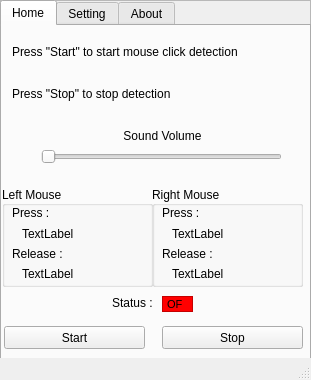
<?xml version="1.0" encoding="UTF-8"?>
<ui version="4.0">
 <class>MainWindow</class>
 <widget class="QMainWindow" name="MainWindow">
  <property name="enabled">
   <bool>true</bool>
  </property>
  <property name="geometry">
   <rect>
    <x>0</x>
    <y>0</y>
    <width>311</width>
    <height>380</height>
   </rect>
  </property>
  <property name="sizePolicy">
   <sizepolicy hsizetype="Expanding" vsizetype="Expanding">
    <horstretch>0</horstretch>
    <verstretch>0</verstretch>
   </sizepolicy>
  </property>
  <property name="minimumSize">
   <size>
    <width>311</width>
    <height>380</height>
   </size>
  </property>
  <property name="maximumSize">
   <size>
    <width>311</width>
    <height>380</height>
   </size>
  </property>
  <property name="focusPolicy">
   <enum>Qt::ClickFocus</enum>
  </property>
  <property name="windowTitle">
   <string>ClickSounder</string>
  </property>
  <property name="styleSheet">
   <string notr="true"/>
  </property>
  <property name="tabShape">
   <enum>QTabWidget::Rounded</enum>
  </property>
  <widget class="QWidget" name="centralwidget">
   <property name="sizePolicy">
    <sizepolicy hsizetype="Expanding" vsizetype="Expanding">
     <horstretch>0</horstretch>
     <verstretch>0</verstretch>
    </sizepolicy>
   </property>
   <widget class="QFrame" name="frame">
    <property name="geometry">
     <rect>
      <x>0</x>
      <y>0</y>
      <width>311</width>
      <height>371</height>
     </rect>
    </property>
    <property name="frameShape">
     <enum>QFrame::StyledPanel</enum>
    </property>
    <property name="frameShadow">
     <enum>QFrame::Raised</enum>
    </property>
    <widget class="QTabWidget" name="tabWidget">
     <property name="geometry">
      <rect>
       <x>0</x>
       <y>0</y>
       <width>311</width>
       <height>361</height>
      </rect>
     </property>
     <property name="currentIndex">
      <number>0</number>
     </property>
     <widget class="QWidget" name="tab">
      <attribute name="title">
       <string>Home</string>
      </attribute>
      <widget class="QSlider" name="volume_slider">
       <property name="geometry">
        <rect>
         <x>39</x>
         <y>120</y>
         <width>241</width>
         <height>22</height>
        </rect>
       </property>
       <property name="orientation">
        <enum>Qt::Horizontal</enum>
       </property>
      </widget>
      <widget class="QLabel" name="label_8">
       <property name="geometry">
        <rect>
         <x>40</x>
         <y>100</y>
         <width>241</width>
         <height>20</height>
        </rect>
       </property>
       <property name="text">
        <string>&lt;html&gt;&lt;head/&gt;&lt;body&gt;&lt;p align=&quot;center&quot;&gt;Sound Volume&lt;/p&gt;&lt;/body&gt;&lt;/html&gt;</string>
       </property>
      </widget>
      <widget class="QLabel" name="label_2">
       <property name="geometry">
        <rect>
         <x>10</x>
         <y>50</y>
         <width>309</width>
         <height>36</height>
        </rect>
       </property>
       <property name="text">
        <string>Press &quot;Stop&quot; to stop detection</string>
       </property>
      </widget>
      <widget class="QLabel" name="label">
       <property name="geometry">
        <rect>
         <x>10</x>
         <y>8</y>
         <width>309</width>
         <height>36</height>
        </rect>
       </property>
       <property name="text">
        <string>Press &quot;Start&quot; to start mouse click detection</string>
       </property>
      </widget>
      <widget class="QPushButton" name="stop_button">
       <property name="geometry">
        <rect>
         <x>160</x>
         <y>300</y>
         <width>141</width>
         <height>23</height>
        </rect>
       </property>
       <property name="text">
        <string>Stop</string>
       </property>
      </widget>
      <widget class="QPushButton" name="start_button">
       <property name="geometry">
        <rect>
         <x>2</x>
         <y>300</y>
         <width>141</width>
         <height>23</height>
        </rect>
       </property>
       <property name="text">
        <string>Start</string>
       </property>
      </widget>
      <widget class="QLabel" name="label_9">
       <property name="geometry">
        <rect>
         <x>110</x>
         <y>270</y>
         <width>47</width>
         <height>13</height>
        </rect>
       </property>
       <property name="text">
        <string>Status :</string>
       </property>
      </widget>
      <widget class="QTextEdit" name="status_bar">
       <property name="geometry">
        <rect>
         <x>160</x>
         <y>270</y>
         <width>31</width>
         <height>16</height>
        </rect>
       </property>
       <property name="autoFillBackground">
        <bool>false</bool>
       </property>
       <property name="styleSheet">
        <string notr="true">background-color: rgb(255, 0, 0);</string>
       </property>
       <property name="verticalScrollBarPolicy">
        <enum>Qt::ScrollBarAlwaysOff</enum>
       </property>
       <property name="horizontalScrollBarPolicy">
        <enum>Qt::ScrollBarAlwaysOff</enum>
       </property>
       <property name="html">
        <string>&lt;!DOCTYPE HTML PUBLIC &quot;-//W3C//DTD HTML 4.0//EN&quot; &quot;http://www.w3.org/TR/REC-html40/strict.dtd&quot;&gt;
&lt;html&gt;&lt;head&gt;&lt;meta name=&quot;qrichtext&quot; content=&quot;1&quot; /&gt;&lt;style type=&quot;text/css&quot;&gt;
p, li { white-space: pre-wrap; }
&lt;/style&gt;&lt;/head&gt;&lt;body style=&quot; font-family:'MS Shell Dlg 2'; font-size:8.25pt; font-weight:400; font-style:normal;&quot;&gt;
&lt;p style=&quot; margin-top:0px; margin-bottom:0px; margin-left:0px; margin-right:0px; -qt-block-indent:0; text-indent:0px;&quot;&gt;&lt;span style=&quot; font-size:8pt;&quot;&gt;OFF&lt;/span&gt;&lt;/p&gt;&lt;/body&gt;&lt;/html&gt;</string>
       </property>
       <property name="textInteractionFlags">
        <set>Qt::NoTextInteraction</set>
       </property>
      </widget>
      <widget class="QGroupBox" name="groupBox_3">
       <property name="geometry">
        <rect>
         <x>0</x>
         <y>160</y>
         <width>151</width>
         <height>101</height>
        </rect>
       </property>
       <property name="title">
        <string>Left Mouse</string>
       </property>
       <property name="alignment">
        <set>Qt::AlignLeading|Qt::AlignLeft|Qt::AlignVCenter</set>
       </property>
       <widget class="QLabel" name="label_10">
        <property name="geometry">
         <rect>
          <x>10</x>
          <y>20</y>
          <width>47</width>
          <height>13</height>
         </rect>
        </property>
        <property name="text">
         <string>Press :</string>
        </property>
       </widget>
       <widget class="QLabel" name="label_11">
        <property name="geometry">
         <rect>
          <x>10</x>
          <y>60</y>
          <width>61</width>
          <height>16</height>
         </rect>
        </property>
        <property name="text">
         <string>Release :</string>
        </property>
       </widget>
       <widget class="QLabel" name="lmp_text">
        <property name="geometry">
         <rect>
          <x>20</x>
          <y>40</y>
          <width>111</width>
          <height>16</height>
         </rect>
        </property>
        <property name="text">
         <string>TextLabel</string>
        </property>
       </widget>
       <widget class="QLabel" name="lmr_text">
        <property name="geometry">
         <rect>
          <x>20</x>
          <y>80</y>
          <width>111</width>
          <height>16</height>
         </rect>
        </property>
        <property name="text">
         <string>TextLabel</string>
        </property>
       </widget>
      </widget>
      <widget class="QGroupBox" name="groupBox_6">
       <property name="geometry">
        <rect>
         <x>150</x>
         <y>160</y>
         <width>151</width>
         <height>101</height>
        </rect>
       </property>
       <property name="title">
        <string>Right Mouse</string>
       </property>
       <property name="alignment">
        <set>Qt::AlignLeading|Qt::AlignLeft|Qt::AlignVCenter</set>
       </property>
       <widget class="QLabel" name="label_12">
        <property name="geometry">
         <rect>
          <x>10</x>
          <y>20</y>
          <width>47</width>
          <height>13</height>
         </rect>
        </property>
        <property name="text">
         <string>Press :</string>
        </property>
       </widget>
       <widget class="QLabel" name="label_13">
        <property name="geometry">
         <rect>
          <x>10</x>
          <y>60</y>
          <width>61</width>
          <height>16</height>
         </rect>
        </property>
        <property name="text">
         <string>Release :</string>
        </property>
       </widget>
       <widget class="QLabel" name="rmp_text">
        <property name="geometry">
         <rect>
          <x>20</x>
          <y>40</y>
          <width>111</width>
          <height>16</height>
         </rect>
        </property>
        <property name="text">
         <string>TextLabel</string>
        </property>
       </widget>
       <widget class="QLabel" name="rmr_text">
        <property name="geometry">
         <rect>
          <x>20</x>
          <y>80</y>
          <width>111</width>
          <height>16</height>
         </rect>
        </property>
        <property name="text">
         <string>TextLabel</string>
        </property>
       </widget>
      </widget>
     </widget>
     <widget class="QWidget" name="tab_2">
      <attribute name="title">
       <string>Setting</string>
      </attribute>
      <widget class="QGroupBox" name="groupBox_2">
       <property name="geometry">
        <rect>
         <x>0</x>
         <y>0</y>
         <width>301</width>
         <height>91</height>
        </rect>
       </property>
       <property name="title">
        <string>Import Audio</string>
       </property>
       <widget class="QLabel" name="label_3">
        <property name="geometry">
         <rect>
          <x>20</x>
          <y>20</y>
          <width>271</width>
          <height>16</height>
         </rect>
        </property>
        <property name="text">
         <string>You only can use audio files in .wav format</string>
        </property>
       </widget>
       <widget class="QTextEdit" name="path">
        <property name="geometry">
         <rect>
          <x>10</x>
          <y>40</y>
          <width>281</width>
          <height>16</height>
         </rect>
        </property>
        <property name="verticalScrollBarPolicy">
         <enum>Qt::ScrollBarAlwaysOff</enum>
        </property>
        <property name="horizontalScrollBarPolicy">
         <enum>Qt::ScrollBarAlwaysOff</enum>
        </property>
       </widget>
       <widget class="QPushButton" name="browse_button">
        <property name="geometry">
         <rect>
          <x>50</x>
          <y>60</y>
          <width>75</width>
          <height>23</height>
         </rect>
        </property>
        <property name="text">
         <string>Browse</string>
        </property>
       </widget>
       <widget class="QPushButton" name="import_button">
        <property name="geometry">
         <rect>
          <x>170</x>
          <y>60</y>
          <width>75</width>
          <height>23</height>
         </rect>
        </property>
        <property name="text">
         <string>Import</string>
        </property>
       </widget>
      </widget>
      <widget class="QGroupBox" name="groupBox">
       <property name="geometry">
        <rect>
         <x>150</x>
         <y>100</y>
         <width>151</width>
         <height>131</height>
        </rect>
       </property>
       <property name="title">
        <string>Right Mouse</string>
       </property>
       <widget class="QLabel" name="label_4">
        <property name="geometry">
         <rect>
          <x>50</x>
          <y>20</y>
          <width>47</width>
          <height>13</height>
         </rect>
        </property>
        <property name="text">
         <string>&lt;html&gt;&lt;head/&gt;&lt;body&gt;&lt;p align=&quot;center&quot;&gt;Press&lt;/p&gt;&lt;/body&gt;&lt;/html&gt;</string>
        </property>
       </widget>
       <widget class="QLabel" name="label_5">
        <property name="geometry">
         <rect>
          <x>50</x>
          <y>70</y>
          <width>47</width>
          <height>13</height>
         </rect>
        </property>
        <property name="text">
         <string>&lt;html&gt;&lt;head/&gt;&lt;body&gt;&lt;p align=&quot;center&quot;&gt;Release&lt;/p&gt;&lt;/body&gt;&lt;/html&gt;</string>
        </property>
       </widget>
       <widget class="QComboBox" name="RMP">
        <property name="geometry">
         <rect>
          <x>10</x>
          <y>40</y>
          <width>131</width>
          <height>22</height>
         </rect>
        </property>
       </widget>
       <widget class="QComboBox" name="RMR">
        <property name="geometry">
         <rect>
          <x>10</x>
          <y>90</y>
          <width>131</width>
          <height>22</height>
         </rect>
        </property>
       </widget>
      </widget>
      <widget class="QPushButton" name="save_button">
       <property name="geometry">
        <rect>
         <x>0</x>
         <y>310</y>
         <width>301</width>
         <height>23</height>
        </rect>
       </property>
       <property name="text">
        <string>Save</string>
       </property>
      </widget>
      <widget class="QGroupBox" name="groupBox_5">
       <property name="geometry">
        <rect>
         <x>0</x>
         <y>240</y>
         <width>301</width>
         <height>66</height>
        </rect>
       </property>
       <property name="title">
        <string>Enable/Disable</string>
       </property>
       <widget class="QCheckBox" name="LM">
        <property name="geometry">
         <rect>
          <x>20</x>
          <y>20</y>
          <width>121</width>
          <height>17</height>
         </rect>
        </property>
        <property name="text">
         <string>Left Mouse Button</string>
        </property>
       </widget>
       <widget class="QCheckBox" name="RM">
        <property name="geometry">
         <rect>
          <x>160</x>
          <y>20</y>
          <width>131</width>
          <height>17</height>
         </rect>
        </property>
        <property name="text">
         <string>Right Mouse Button</string>
        </property>
       </widget>
      </widget>
      <widget class="QGroupBox" name="groupBox_4">
       <property name="geometry">
        <rect>
         <x>0</x>
         <y>100</y>
         <width>151</width>
         <height>131</height>
        </rect>
       </property>
       <property name="title">
        <string>Left Mouse</string>
       </property>
       <widget class="QLabel" name="label_6">
        <property name="geometry">
         <rect>
          <x>50</x>
          <y>70</y>
          <width>47</width>
          <height>13</height>
         </rect>
        </property>
        <property name="text">
         <string>&lt;html&gt;&lt;head/&gt;&lt;body&gt;&lt;p align=&quot;center&quot;&gt;Release&lt;/p&gt;&lt;/body&gt;&lt;/html&gt;</string>
        </property>
       </widget>
       <widget class="QLabel" name="label_7">
        <property name="geometry">
         <rect>
          <x>50</x>
          <y>20</y>
          <width>47</width>
          <height>13</height>
         </rect>
        </property>
        <property name="text">
         <string>&lt;html&gt;&lt;head/&gt;&lt;body&gt;&lt;p align=&quot;center&quot;&gt;Press&lt;/p&gt;&lt;/body&gt;&lt;/html&gt;</string>
        </property>
       </widget>
       <widget class="QComboBox" name="LMP">
        <property name="geometry">
         <rect>
          <x>10</x>
          <y>40</y>
          <width>131</width>
          <height>22</height>
         </rect>
        </property>
       </widget>
       <widget class="QComboBox" name="LMR">
        <property name="geometry">
         <rect>
          <x>10</x>
          <y>90</y>
          <width>131</width>
          <height>22</height>
         </rect>
        </property>
       </widget>
      </widget>
     </widget>
     <widget class="QWidget" name="tab_3">
      <attribute name="title">
       <string>About</string>
      </attribute>
      <widget class="QTextEdit" name="textEdit">
       <property name="geometry">
        <rect>
         <x>10</x>
         <y>10</y>
         <width>291</width>
         <height>321</height>
        </rect>
       </property>
       <property name="html">
        <string>&lt;!DOCTYPE HTML PUBLIC &quot;-//W3C//DTD HTML 4.0//EN&quot; &quot;http://www.w3.org/TR/REC-html40/strict.dtd&quot;&gt;
&lt;html&gt;&lt;head&gt;&lt;meta name=&quot;qrichtext&quot; content=&quot;1&quot; /&gt;&lt;style type=&quot;text/css&quot;&gt;
p, li { white-space: pre-wrap; }
&lt;/style&gt;&lt;/head&gt;&lt;body style=&quot; font-family:'MS Shell Dlg 2'; font-size:8.25pt; font-weight:400; font-style:normal;&quot;&gt;
&lt;p align=&quot;justify&quot; style=&quot; margin-top:0px; margin-bottom:0px; margin-left:0px; margin-right:0px; -qt-block-indent:0; text-indent:0px;&quot;&gt;&lt;span style=&quot; font-size:8pt;&quot;&gt;Email : zaidimmaduddin56@gmail.com&lt;/span&gt;&lt;/p&gt;&lt;/body&gt;&lt;/html&gt;</string>
       </property>
       <property name="textInteractionFlags">
        <set>Qt::TextSelectableByMouse</set>
       </property>
      </widget>
     </widget>
    </widget>
   </widget>
  </widget>
  <widget class="QStatusBar" name="statusbar">
   <property name="sizePolicy">
    <sizepolicy hsizetype="Expanding" vsizetype="Expanding">
     <horstretch>0</horstretch>
     <verstretch>0</verstretch>
    </sizepolicy>
   </property>
  </widget>
 </widget>
 <resources/>
 <connections/>
</ui>
